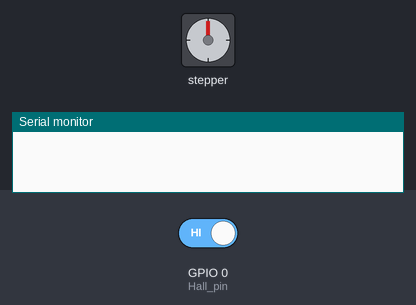
The sketch below on a simulated ESP8266 (NodeMCU). Parts: stepper motor, the last lines printed to the serial monitor. Inputs (shaded band) come from the test bench; at power-on: GPIO 0 (Hall_pin) HIGH. WiFi joins after 1.5 s; servers stay silent unless stated; network time is answered at once with the bench clock; the local clock reads 2024-03-15 10:24:30 at power-on unless the sketch sets it; stepper angles assume 400 steps per turn.

Above: at 0.1 s.
At 3.2 s:
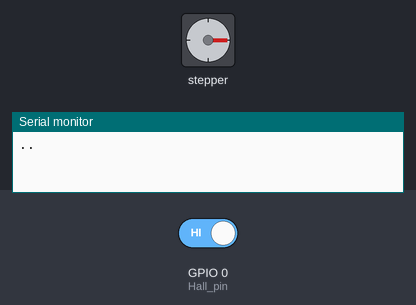
3.3 s: GPIO 0 (Hall_pin) driven LOW
At 4.8 s:
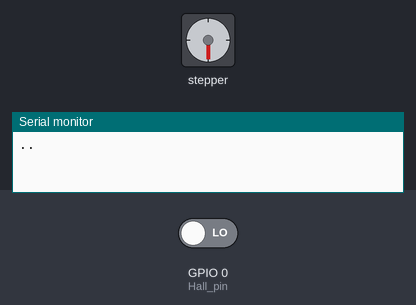
Timing chart, 0 to 34.7 s (numbered marks = the images above; inputs shaded):
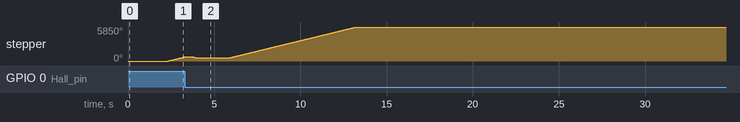

The sketch:

code.ino
```cpp
/*wemos mini d1 pro
  pin  TX  RX  D1  D2  D3  D4
  GPIO 1   3   5   4   0   2

esp-01
 pin      01  GND
          CH  02
 GPIO     RST 00
          VCC 03

*/


#if defined ARDUINO_ARCH_ESP8266  // s'il s'agit d'un ESP8266
#include <ESP8266WiFi.h>
#elif defined ARDUINO_ARCH_ESP32  // s'il s'agit d'un ESP32
#include "WiFi.h"
#endif

#include <WiFiUdp.h>
#include <NTPClient.h>
#include <TimeLib.h>
const long utcOffsetInSeconds = 3600;  //heure hiver
WiFiUDP ntpUDP;
NTPClient timeClient(ntpUDP, "fr.pool.ntp.org", utcOffsetInSeconds);
unsigned long derniereDemande = millis(); // moment de la plus récente demande au serveur NTP
unsigned long derniereMaJ = millis(); // moment de la plus récente mise à jour de l'affichage de l'heure
const int delaiDemande = 5 * 60; // nombre de secondes entre deux demandes consécutives au serveur NTP
unsigned long clock_time ;        //datetime varable to store the current position of the clock's arms
unsigned long rtc_time ;
unsigned long seconds ;
unsigned long steps ;
int dir = 1;

#include "BasicStepperDriver.h"
// for your motor
#define MOTOR_STEPS 400
#define RPM 60
#define MICROSTEPS 1
#define DIR 1
#define STEP 2
//Uncomment line to use enable/disable functionality
#define SLEEP 3
#define Hall_pin 0          //pin for the hall effect sensor signal
#define Step_fast_speed 120 //fast speed of the stepper
#define Step_slow_speed 70  //slow speed of the stepper
#define Sec_per_step 3L     //ammount of seconds per step (change this for different ratios between stepper and minute hand)

BasicStepperDriver stepper(MOTOR_STEPS, DIR, STEP, SLEEP);

const char* ssid = "WifiBox";
const char* password = "PasswordOfWifiBox";

void setup() {
 // Serial.begin(115200);
  delay(100);
  WiFi.mode(WIFI_STA);


  WiFi.begin(ssid, password);
 // Serial.print("Connexion au reseau WiFi");
  while (WiFi.status() != WL_CONNECTED) {
    Serial.print(".");
    delay(1000);
  }
  delay(100);

  stepper.begin(RPM, MICROSTEPS);
  // if using enable/disable on ENABLE pin (active LOW) instead of SLEEP uncomment next line
  stepper.setEnableActiveState(LOW);
  pinMode(Hall_pin, INPUT);
  timeClient.begin();
  delay(100);
  timeClient.update();
  calibrate();
}

void loop() {

  rtc_time = (timeClient.getHours() * 60 + timeClient.getMinutes()) * 60;


  // est-ce le moment de demander l'heure NTP?
  if ((millis() - derniereDemande) >=  delaiDemande * 1000 ) {
    timeClient.update();
    derniereDemande = millis();

    //Serial.println("Interrogation du serveur NTP");
  }

  // est-ce que millis() a débordé?
  if (millis() < derniereDemande ) {
    timeClient.update();
    derniereDemande = millis();
  }

  // est-ce le moment de raffraichir la date indiquée?
  if ((millis() - derniereMaJ) >=   5000 ) {

    afficheHeure();
    calc_steps();                       // use this void to calculate if, and how many steps are neccecary, result is stored in the variable "steps"
    if (steps != 0)                     // only if a step is neccecary this part of the code is used
    {
      //Serial.print("steps:");
      //Serial.println(steps);
      move_stepper();
    }


    derniereMaJ = millis();
  }
}


void afficheHeure() {
  /*Serial.print(timeClient.getHours());
  Serial.print(":");
  Serial.print(timeClient.getMinutes());
  Serial.print("   -:");
  Serial.println(rtc_time);*/
}

void calibrate()
{
  //This void matches the physical time of the hands with the time the RTC prescibes.
  //After a power down the Arduino does not know where the hands of the clock are
  //Therefore we use the hall effect sensor to detect when the hands are at a certain time
  //after this we move from this known time to the actual time we want to display

  //Stepper1.enableOutputs(); //start using accelstepper libary
  stepper.enable();
  stepper.setRPM(dir * Step_fast_speed);             // set the stepper to use fast speed
  //Serial.println("Calibrating-Fast Mode......");
  while (digitalRead(Hall_pin))                         // while we have not reached the hall effect sensor
  {
    stepper.move(50 * dir); // run the engine at constant speed
  }
  delay(400);
  //Serial.println("Position found, moving back");
  stepper.move(-200 * dir);                             // move back a litte bit to compensate for overshoot of fast movement
  delay(400);
  stepper.setRPM(dir * Step_slow_speed);             // set the stepper to use slow speed
  //Serial.println("Calibrating-Slow Mode......");
  while (digitalRead(Hall_pin))                         // while we have not reached the hall effect sensor
  {
    stepper.move(20 * dir); // run the engine at constant speed
    delay(20);
  }
  delay(1500);                                          // delay to give the user a chance to read the time
  stepper.setRPM(dir * Step_fast_speed);             // set the engine back to fast mode

  //======================================
  //The next line sets the time at which the hands stop moving after hall effect sensor detection
  //in my case this is 5:49 or 17:49 (doesnt matter), change this accordingly
  clock_time = (5 * 60 + 30) * 60 ;   // Set the position of the arms (Year, Month, Day, Hour, minute, second) Year, Month and day are not important
  //======================================

}

//====================================================================================================================================
void calc_steps()
{
  seconds = (rtc_time - clock_time);       //calculate the difference between where the arms are and where they should be


  if (seconds > 43200)                        // we have an analog clock so it only displays 12 hours, if we need to turn 16 hours for example we can better turn 4 hours because its the same
  {
    seconds = seconds - 43200;
  }

  if (seconds > 21600)                        // if the difference is bigger than 6 hours its better to turn backwards
  {
    seconds = seconds - 43200;
  }
  steps = steps + (seconds / Sec_per_step);   //convert the seconds to steps
}


//====================================================================================================================================
void move_stepper()
{
  stepper.enable();
  stepper.move(dir * steps);           //tell the motor how many steps are needed and in which direction
  clock_time = rtc_time;                //since the steps will be made by the motor we can assume the position of the arms is equal to the new position
  steps = 0;
  stepper.disable();
}
```
